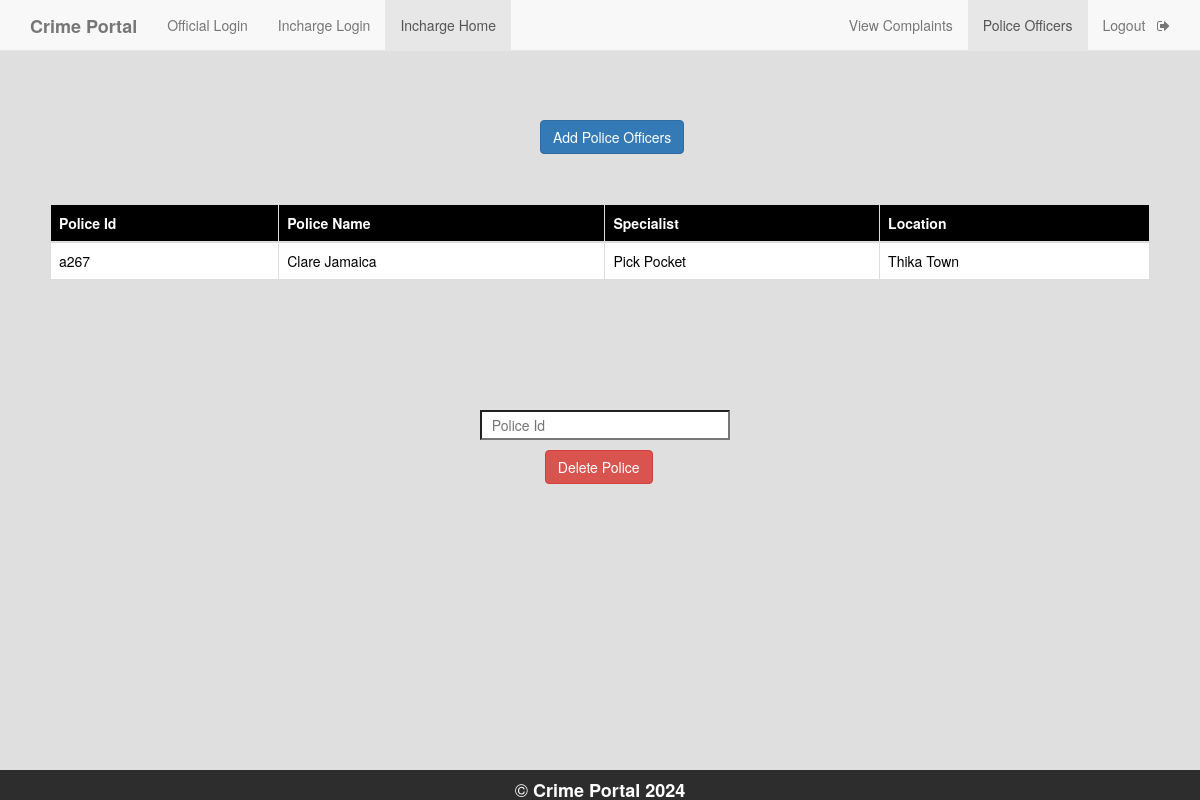
Page /incharge_view_police.php (signed in) on the committed database.
### tables this page shows
CREATE TABLE `police` (
  `p_name` varchar(50) NOT NULL,
  `p_id` varchar(50) NOT NULL,
  `spec` varchar(50) NOT NULL,
  `location` varchar(50) NOT NULL,
  `p_pass` varchar(50) NOT NULL
);

### incharge_view_police.php (the view, shortened to what this page needs)
<!DOCTYPE html>
<html>
<head>
    <?php
    $conn=mysqli_connect("localhost","root","","crime_portal");
    mysqli_select_db($conn,"crime_portal");
    $i_id=$_SESSION['email'];
    $result1=mysqli_query($conn,"SELECT location FROM police_station where i_id='$i_id'");
    $q2=mysqli_fetch_assoc($result1);
    $location=$q2['location'];
    $result=mysqli_query($conn,"select p_id,p_name,spec,location from police where location='$location'");
    ?>
	<link rel="stylesheet" type="text/css" href="https://maxcdn.bootstrapcdn.com/bootstrap/3.3.5/css/bootstrap.min.css">
	<link rel="stylesheet" type="text/css" href="https://maxcdn.bootstrapcdn.com/font-awesome/4.4.0/css/font-awesome.min.css">
</head>
<body style="background-color: #dfdfdf">
	<nav  class="navbar navbar-default navbar-fixed-top">
  <div class="container">
    <div class="navbar-header">
      <a class="navbar-brand" href="home.php"><b>Crime Portal</b></a>
    </div>
    <div id="navbar" class="collapse navbar-collapse">
      <ul class="nav navbar-nav">
        <li><a href="official_login.php">Official Login</a></li>
        <li><a href="inchargelogin.php">Incharge Login</a></li>
        <li class="active"><a href="incharge_view_police.php">Incharge Home</a></li>
      </ul>
      <ul class="nav navbar-nav navbar-right">
        <li><a href="Incharge_complain_page.php">View Complaints</a></li>
        <li class="active" ><a href="incharge_view_police.php">Police Officers</a></li>
        <li><a href="inc_logout.php">Logout &nbsp <i class="fa fa-sign-out" aria-hidden="true"></i></a></li>
      </ul>
    </div>
  </div>
 </nav>
 <div  style="margin-top: 10%;margin-left: 45%">
   <a href="police_add.php"><input  type="button" name="add" value="Add Police Officers" class="btn btn-primary"></a>
 </div>
    <div style="padding:50px;">
   <table class="table table-bordered">
    <thead class="thead-dark" style="background-color: black; color: white;">
      <tr>
        <th scope="col">Police Id</th>
        <th scope="col">Police Name</th>
        <th scope="col">Specialist</th>
        <th scope="col">Location</th>
      </tr>
    </thead>
<?php
      while($rows=mysqli_fetch_assoc($result)){
    ?>
    <tbody style="background-color: white; color: black;">
      <tr>
        <td><?php echo $rows['p_id']; ?></td>
        <td><?php echo $rows['p_name']; ?></td>
        <td><?php echo $rows['spec']; ?></td>
        <td><?php echo $rows['location']; ?></td>
      </tr>
    </tbody>
    <?php
    }
    ?>
</table>
 </div>
    <form style="margin-top: 5%; margin-left: 40%;" method="post">
      <input type="text" name="pid" style="width: 250px; height: 30px; background-color:white;" placeholder="&nbsp Police Id" id="ciid" onfocusout="f1()" required>
        <div>
      <input class="btn btn-danger" type="submit" value="Delete Police" name="s2" style="margin-top: 10px; margin-left: 9%;">
        </div>
    </form>
<div style="position: fixed;
   left: 0;
   bottom: 0;
   width: 100%;
   height: 30px;
   background-color: rgba(0,0,0,0.8);
   color: white;
   text-align: center;">
  <h4 style="color: white;">&copy <b>Crime Portal 2024</b></h4>
</div>
</body>
</html>

### rows in the picture
police: p_id "a267", p_name "Clare Jamaica", spec "Pick Pocket", location "Thika Town"
